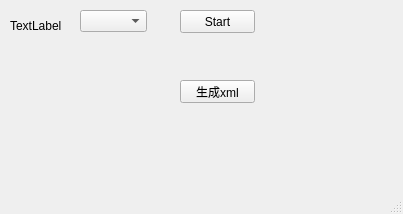
<?xml version="1.0" encoding="UTF-8"?>
<ui version="4.0">
 <class>MainWindow</class>
 <widget class="QMainWindow" name="MainWindow">
  <property name="geometry">
   <rect>
    <x>0</x>
    <y>0</y>
    <width>403</width>
    <height>214</height>
   </rect>
  </property>
  <property name="windowTitle">
   <string>Modbus2FDX</string>
  </property>
  <widget class="QWidget" name="centralwidget">
   <widget class="QComboBox" name="comboBox">
    <property name="geometry">
     <rect>
      <x>80</x>
      <y>10</y>
      <width>67</width>
      <height>22</height>
     </rect>
    </property>
   </widget>
   <widget class="QLabel" name="label">
    <property name="geometry">
     <rect>
      <x>10</x>
      <y>20</y>
      <width>54</width>
      <height>12</height>
     </rect>
    </property>
    <property name="text">
     <string>TextLabel</string>
    </property>
   </widget>
   <widget class="QPushButton" name="pushButton_start">
    <property name="geometry">
     <rect>
      <x>180</x>
      <y>10</y>
      <width>75</width>
      <height>23</height>
     </rect>
    </property>
    <property name="text">
     <string>Start</string>
    </property>
   </widget>
   <widget class="QPushButton" name="pushButton_2">
    <property name="geometry">
     <rect>
      <x>180</x>
      <y>80</y>
      <width>75</width>
      <height>23</height>
     </rect>
    </property>
    <property name="text">
     <string>生成xml</string>
    </property>
   </widget>
  </widget>
  <widget class="QMenuBar" name="menubar">
   <property name="geometry">
    <rect>
     <x>0</x>
     <y>0</y>
     <width>403</width>
     <height>22</height>
    </rect>
   </property>
  </widget>
  <widget class="QStatusBar" name="statusbar"/>
 </widget>
 <resources/>
 <connections/>
</ui>
